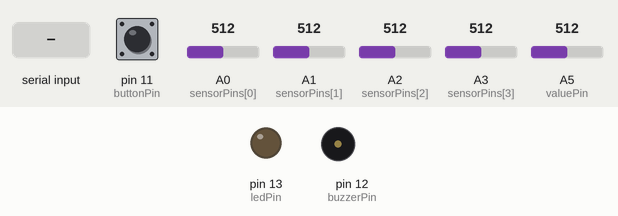
Recording of a sketch running on a simulated Arduino Uno, built with avr-gcc and run on an emulated ATmega328P. Parts: output pins drawn as LEDs (lit = HIGH), buzzer (waves = sounding). The test bench sets the inputs (shaded band); at power-on: pin 11 (buttonPin) HIGH, A0 (sensorPins[0]) = 512, A1 (sensorPins[1]) = 512, A2 (sensorPins[2]) = 512, A3 (sensorPins[3]) = 512, A5 (valuePin) = 512. What the sketch prints to the serial monitor is not drawn.

Above: at 1.2 s.
1.3 s: "ALERT\n" received over Serial
At 3.2 s:
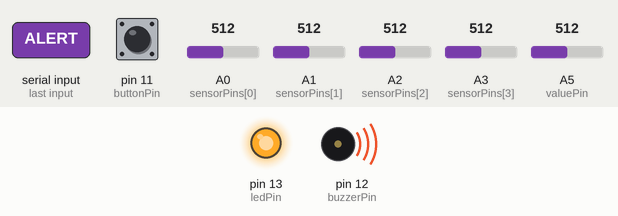
3.5 s: pin 11 (buttonPin) pulled LOW for 1 s
At 4.8 s:
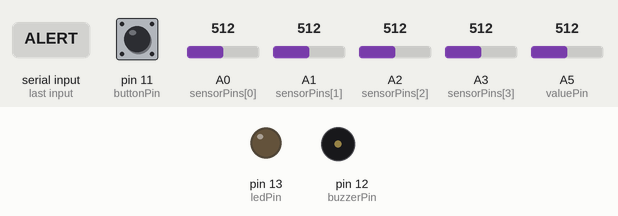
Timing chart, 0 to 6.5 s (numbered marks = the images above; inputs shaded):
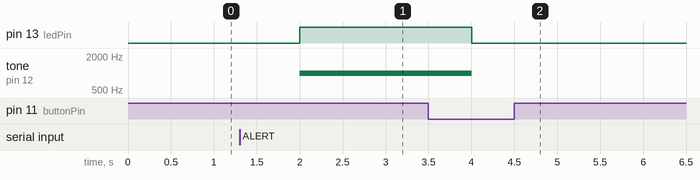

Measured:
- after the input at 1.3 s, pin 13 (ledPin): LOW → HIGH after 0.70 s; tone on pin 12 (buzzerPin): silent → 1000 Hz after 0.70 s
- after the input at 3.5 s, pin 13 (ledPin): HIGH → LOW after 0.50 s; tone on pin 12 (buzzerPin): 1000 Hz → silent after 0.50 s

The sketch:

iot.ino
```cpp
const int ledPin = 13;
const int buzzerPin = 12;
const int buttonPin = 11;
const int sensorPins[] = {A0, A1, A2, A3};
const int valuePin = A5;
int baselines[4] = {0, 0, 0, 0};


bool alertActive = false;

void setup() {
  Serial.begin(9600);
  pinMode(ledPin, OUTPUT);
  pinMode(buzzerPin, OUTPUT);
  pinMode(buttonPin, INPUT_PULLUP);


  for (int i = 0; i < 4; i++) {
    baselines[i] = analogRead(sensorPins[i]);
  }
}

void loop() {

  if (Serial.available() > 0) {
    String command = Serial.readStringUntil('\n');
    if (command == "ALERT") {
      activateAlert();
    }
  }


  if (alertActive) {
    if (digitalRead(buttonPin) == LOW) {
      deactivateAlert();
    }
  } else {

    sendSensorData();
  }

  delay(1000);
}

void activateAlert() {
  alertActive = true;
  digitalWrite(ledPin, HIGH);
  tone(buzzerPin, 1000);
}

void deactivateAlert() {
  alertActive = false;
  digitalWrite(ledPin, LOW);
  noTone(buzzerPin);
}

void sendSensorData() {
  // 读取传感器数据
  int sensorValues[4];
  for (int i = 0; i < 4; i++) {
    sensorValues[i] = analogRead(sensorPins[i]) - baselines[i];
  }
  int value = analogRead(valuePin);


  Serial.print(value);
  Serial.print(",");
  for (int i = 0; i < 4; i++) {
    Serial.print(sensorValues[i]);
    if (i < 3) Serial.print(",");
  }
  Serial.println();
}
```
